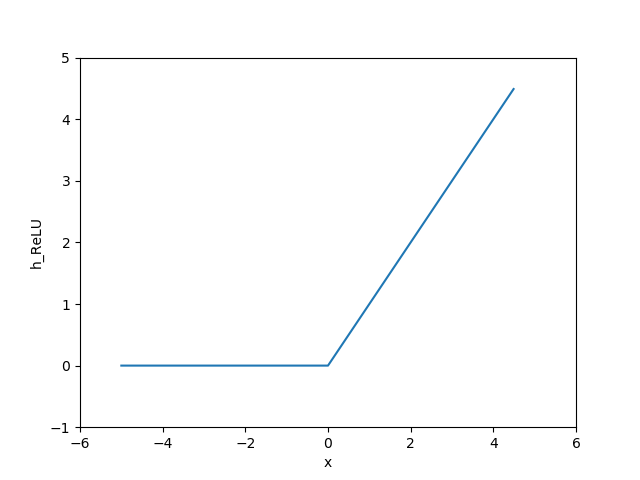

Reproduce this figure in Python.
import numpy as np
import matplotlib.pyplot as plt

def ReLU(x):
    return np.maximum(0,x)
    
if __name__=='__main__':
    plt.xlim((-6,6))
    plt.ylim((-1,5))
    
    plt.xlabel('x')
    plt.ylabel('h_ReLU')
    
    x = np.arange(-5,4.5,0.01)
    y = ReLU(x)
    
    plt.plot(x,y)
    plt.show()
